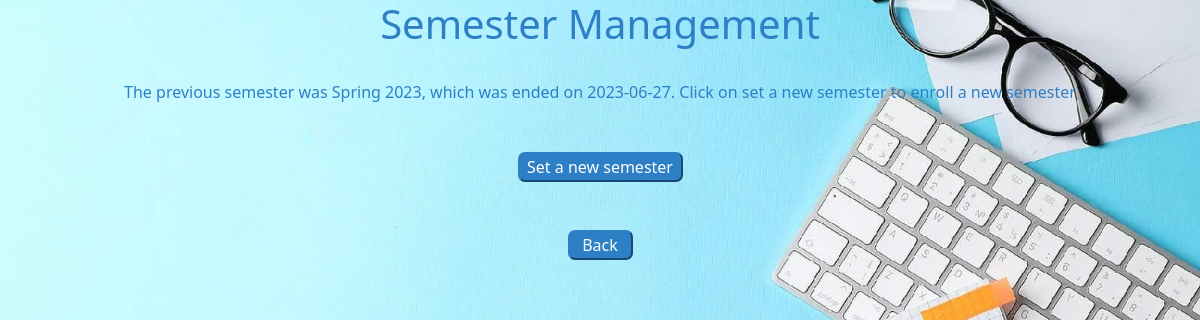
Screenshot of /Admin/Semester/sem.php (signed in) with the database file from the repository.
### tables this page shows
CREATE TABLE `semester` (
  `Serial` int(1) NOT NULL,
  `season` varchar(6) NOT NULL,
  `year` int(4) NOT NULL,
  `start` date NOT NULL,
  `end` date NOT NULL
);

### Admin/Semester/sem.php (the view, shortened to what this page needs)
<html>
<link rel="stylesheet" href="../../CSS/style.css" type="text/css">
<link rel="stylesheet" href="../../CSS/bootstrap.min.css">
<body>
    <head>
        <h1 class='lev'><center>Semester Management<center></h1>
    </head>
    <?php
        $sql="SELECT * FROM semester";
        $result=mysqli_query($con,$sql);
        if(mysqli_num_rows($result)==0){
            echo "<h3 class='lev'>"."<center>"."Not a single semester has been created"."</center>"."</h3>";
        }
        else if($_SESSION['sem']=="New Semester has not been enrolled yet "){
        $qd="SELECT * FROM semester where end=(SELECT Max(end) FROM semester)";
        $res=mysqli_query($con,$qd);
        $row1=mysqli_fetch_assoc($res);
            if(mysqli_num_rows($res)>0){
                $pre_season=$row1['season'];
                $pre_year=$row1['year'];
                $pre_end=$row1['end'];
                echo "<center class='lev'>"."The previous semester was ".$pre_season." ".$pre_year.", which was ended on ".$pre_end.". Click on set a new semester to enroll a new semester"."</center>";
                echo '<br>'.'<br>'.'<center>'.'<button class="big">'.'<a class="lab" href="new_sem.php">'.'Set a new semester'.'</a>'.'</button>'.'</center>';
                echo '<br>'.'<br>'.'<center>'.'<button class="aback">'."<a class='lab' href='../admin_home.php'>".'Back'.'</a>'.'</button>'.'</center>';
            }
        }
    ?>
</body>
</html>

### CSS/style.css (style rules this page uses)
body { background-image: url("home.jpeg"); -ms-background-size: cover; -webkit-background-size: cover; -moz-background-size: cover; -o-background-size: cover; background-attachment: fixed; background-size: cover; background-repeat: no-repeat; font-family: "Segoe UI", Arial, sans-serif; }
a:link { text-decoration: none; }
.lev { color:#2D7FC6; }
.lab:link { text-decoration: none; color:white; }
.aback { background:#2D7FC6; border-color:#2D7FC6; color:white; border-radius:7px; width:65px; height:30px; font-size:1em; }
.big { background:#2D7FC6; border-color:#2D7FC6; color:white; border-radius:7px; width:165px; height:30px; font-size:1em; }

### rows the page displays
semester: season "Spring", year "2023", end "2023-06-27"
